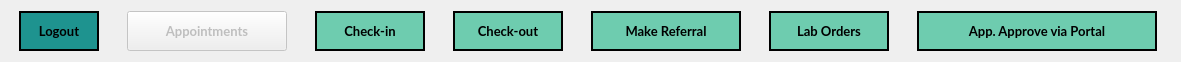
    <widget class="QWidget" name="layoutWidget">
     <property name="geometry">
      <rect>
       <x>110</x>
       <y>41</y>
       <width>1181</width>
       <height>51</height>
      </rect>
     </property>
     <layout class="QHBoxLayout" name="Layout_NavBar">
      <property name="spacing">
       <number>20</number>
      </property>
      <item>
       <widget class="QPushButton" name="Nav_LogoutBtn">
        <property name="minimumSize">
         <size>
          <width>80</width>
          <height>40</height>
         </size>
        </property>
        <property name="maximumSize">
         <size>
          <width>60</width>
          <height>16777215</height>
         </size>
        </property>
        <property name="font">
         <font>
          <family>Lato</family>
          <pointsize>10</pointsize>
          <weight>75</weight>
          <bold>true</bold>
         </font>
        </property>
        <property name="cursor">
         <cursorShape>PointingHandCursor</cursorShape>
        </property>
        <property name="styleSheet">
         <string notr="true">QPushButton {
	border-image: none;
	background-color: rgb(30, 147, 143);
	color: black;
	border: 2px solid black;
}

QPushButton::hover {
	background-color: rgb(14, 81, 85);
	color: white;
}</string>
        </property>
        <property name="text">
         <string>Logout</string>
        </property>
       </widget>
      </item>
      <item>
       <widget class="QPushButton" name="Nav_Appointments">
        <property name="enabled">
         <bool>false</bool>
        </property>
        <property name="sizePolicy">
         <sizepolicy hsizetype="Preferred" vsizetype="Fixed">
          <horstretch>0</horstretch>
          <verstretch>0</verstretch>
         </sizepolicy>
        </property>
        <property name="minimumSize">
         <size>
          <width>160</width>
          <height>40</height>
         </size>
        </property>
        <property name="maximumSize">
         <size>
          <width>90</width>
          <height>16777215</height>
         </size>
        </property>
        <property name="font">
         <font>
          <family>Lato</family>
          <pointsize>10</pointsize>
          <weight>75</weight>
          <bold>true</bold>
         </font>
        </property>
        <property name="cursor">
         <cursorShape>PointingHandCursor</cursorShape>
        </property>
        <property name="autoFillBackground">
         <bool>false</bool>
        </property>
        <property name="styleSheet">
         <string notr="true">QPushButton {
	border-image: none;
	background-color: rgba(110, 204, 175, .2);
	color: rgba(0, 0, 0, .2);
	border: 2px solid rgba(0, 0, 0, .2);
}

QPushButton::hover {
	background-color: rgb(139, 231, 100);
	color: white;
}</string>
        </property>
        <property name="text">
         <string>Appointments</string>
        </property>
       </widget>
      </item>
      <item>
       <widget class="QPushButton" name="Nav_CheckinBtn">
        <property name="minimumSize">
         <size>
          <width>110</width>
          <height>40</height>
         </size>
        </property>
        <property name="maximumSize">
         <size>
          <width>80</width>
          <height>16777215</height>
         </size>
        </property>
        <property name="font">
         <font>
          <family>Lato</family>
          <pointsize>10</pointsize>
          <weight>75</weight>
          <bold>true</bold>
         </font>
        </property>
        <property name="cursor">
         <cursorShape>PointingHandCursor</cursorShape>
        </property>
        <property name="styleSheet">
         <string notr="true">QPushButton {
	border-image: none;
	background-color: #6ECCAF;
	color: black;
	border: 2px solid black;
}

QPushButton::hover {
	background-color: rgb(139, 231, 100);
	color: white;
}

</string>
        </property>
        <property name="text">
         <string>Check-in</string>
        </property>
       </widget>
      </item>
      <item>
       <widget class="QPushButton" name="Nav_CheckoutBtn">
        <property name="minimumSize">
         <size>
          <width>110</width>
          <height>40</height>
         </size>
        </property>
        <property name="maximumSize">
         <size>
          <width>90</width>
          <height>16777215</height>
         </size>
        </property>
        <property name="font">
         <font>
          <family>Lato</family>
          <pointsize>10</pointsize>
          <weight>75</weight>
          <bold>true</bold>
         </font>
        </property>
        <property name="cursor">
         <cursorShape>PointingHandCursor</cursorShape>
        </property>
        <property name="styleSheet">
         <string notr="true">QPushButton {
	border-image: none;
	background-color: #6ECCAF;
	color: black;
	border: 2px solid black;
}

QPushButton::hover {
	background-color: rgb(139, 231, 100);
	color: white;
}</string>
        </property>
        <property name="text">
         <string>Check-out</string>
        </property>
       </widget>
      </item>
      <item>
       <widget class="QPushButton" name="Nav_MakeReferralBtn">
        <property name="minimumSize">
         <size>
          <width>150</width>
          <height>40</height>
         </size>
        </property>
        <property name="maximumSize">
         <size>
          <width>110</width>
          <height>16777215</height>
         </size>
        </property>
        <property name="font">
         <font>
          <family>Lato</family>
          <pointsize>10</pointsize>
          <weight>75</weight>
          <bold>true</bold>
         </font>
        </property>
        <property name="cursor">
         <cursorShape>PointingHandCursor</cursorShape>
        </property>
        <property name="styleSheet">
         <string notr="true">QPushButton {
	border-image: none;
	background-color: #6ECCAF;
	color: black;
	border: 2px solid black;
}

QPushButton::hover {
	background-color: rgb(139, 231, 100);
	color: white;
}
</string>
        </property>
        <property name="text">
         <string>Make Referral</string>
        </property>
       </widget>
      </item>
      <item>
       <widget class="QPushButton" name="Nav_LabOrdersBtn">
        <property name="minimumSize">
         <size>
          <width>120</width>
          <height>40</height>
         </size>
        </property>
        <property name="maximumSize">
         <size>
          <width>90</width>
          <height>16777215</height>
         </size>
        </property>
        <property name="font">
         <font>
          <family>Lato</family>
          <pointsize>10</pointsize>
          <weight>75</weight>
          <bold>true</bold>
         </font>
        </property>
        <property name="cursor">
         <cursorShape>PointingHandCursor</cursorShape>
        </property>
        <property name="styleSheet">
         <string notr="true">QPushButton {
	border-image: none;
	background-color: #6ECCAF;
	color: black;
	border: 2px solid black;
}

QPushButton::hover {
	background-color: rgb(139, 231, 100);
	color: white;
}</string>
        </property>
        <property name="text">
         <string>Lab Orders</string>
        </property>
       </widget>
      </item>
      <item>
       <widget class="QPushButton" name="Nav_ApproveAppointmentsBtn">
        <property name="minimumSize">
         <size>
          <width>240</width>
          <height>40</height>
         </size>
        </property>
        <property name="maximumSize">
         <size>
          <width>90</width>
          <height>16777215</height>
         </size>
        </property>
        <property name="font">
         <font>
          <family>Lato</family>
          <pointsize>10</pointsize>
          <weight>75</weight>
          <bold>true</bold>
         </font>
        </property>
        <property name="cursor">
         <cursorShape>PointingHandCursor</cursorShape>
        </property>
        <property name="styleSheet">
         <string notr="true">QPushButton {
	border-image: none;
	background-color: #6ECCAF;
	color: black;
	border: 2px solid black;
}

QPushButton::hover {
	background-color: rgb(139, 231, 100);
	color: white;
}</string>
        </property>
        <property name="text">
         <string>App. Approve via Portal</string>
        </property>
       </widget>
      </item>
     </layout>
    </widget>
